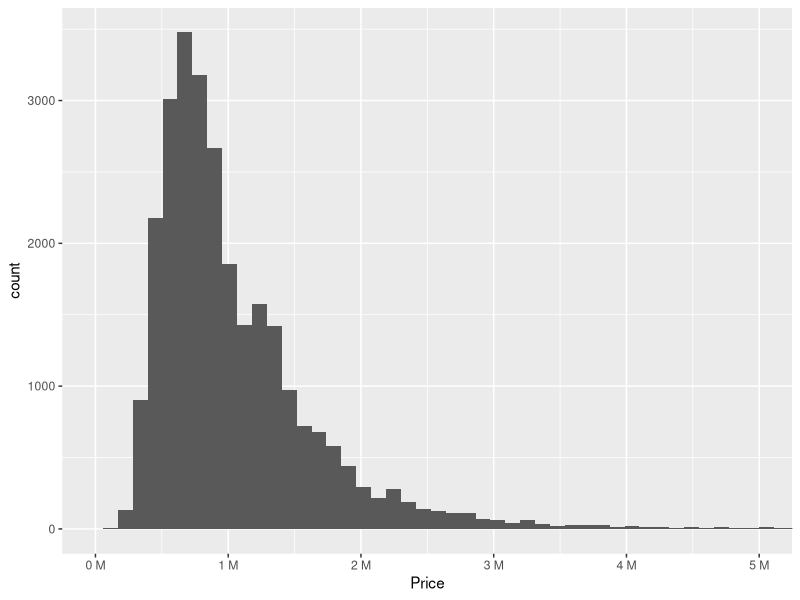
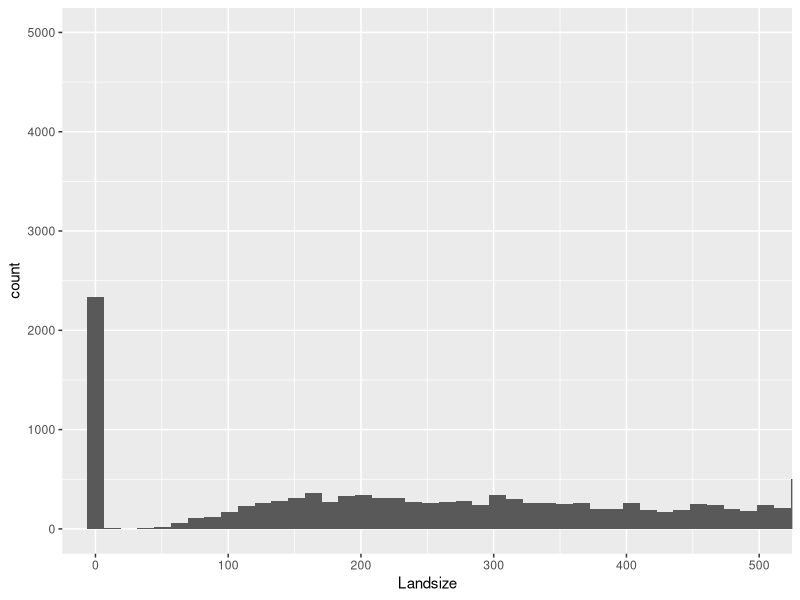
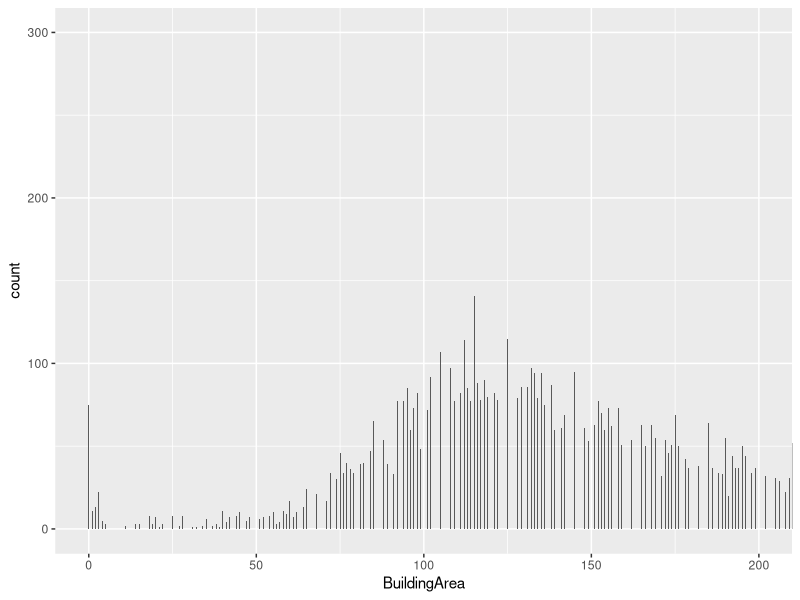
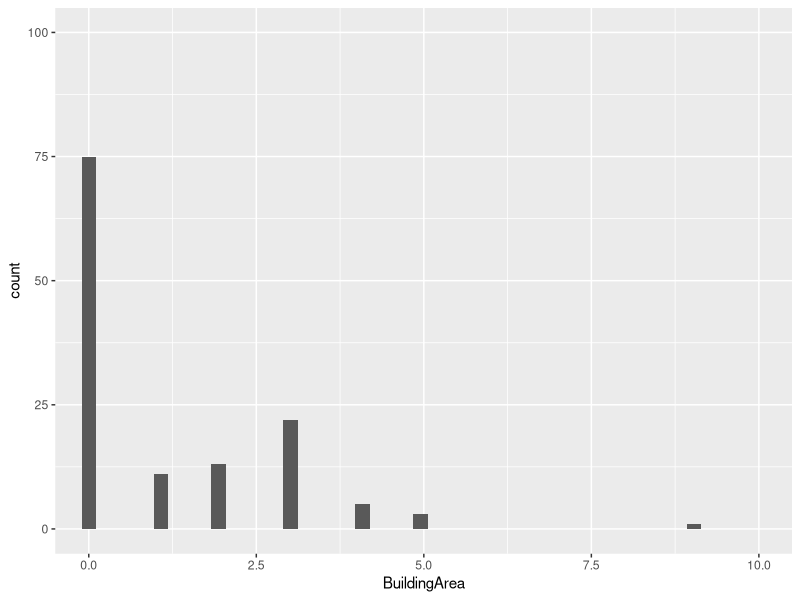
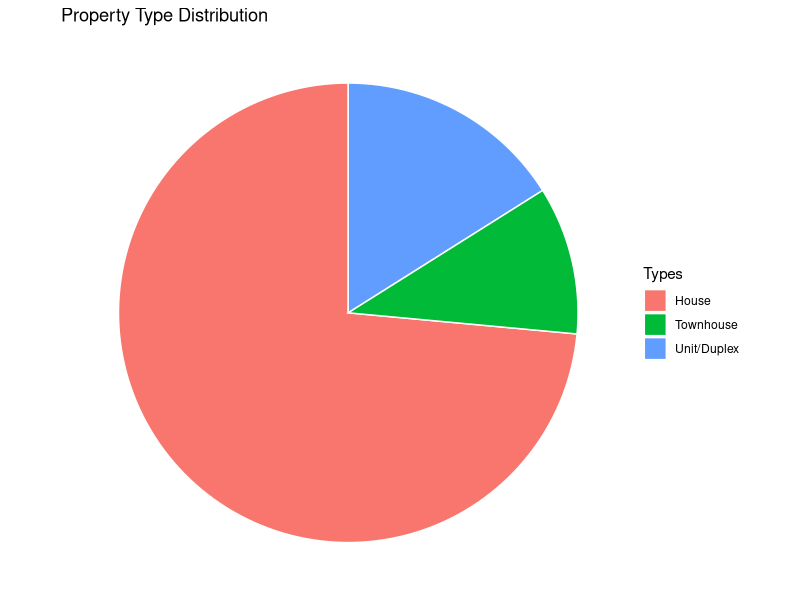
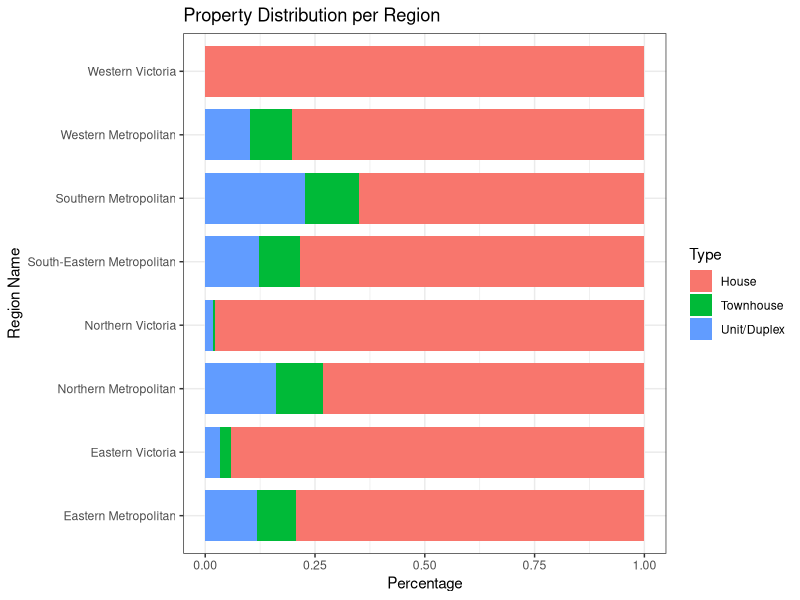
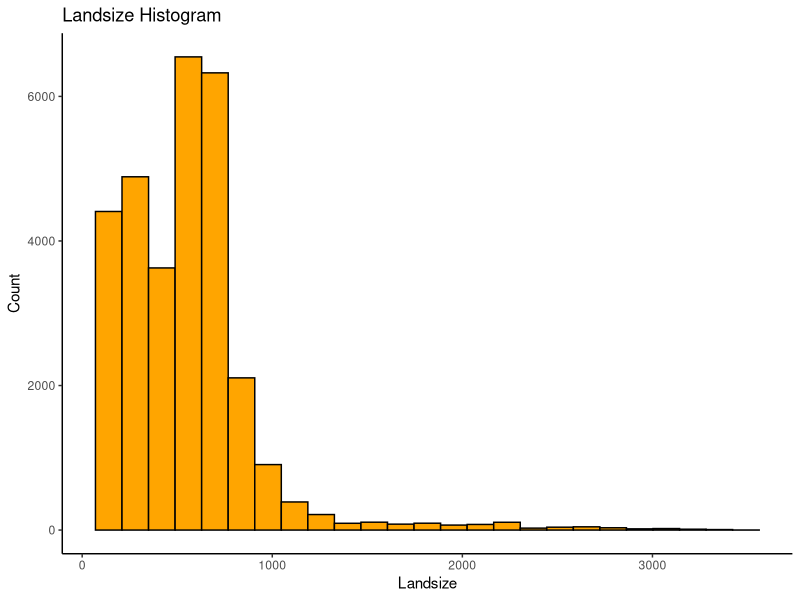
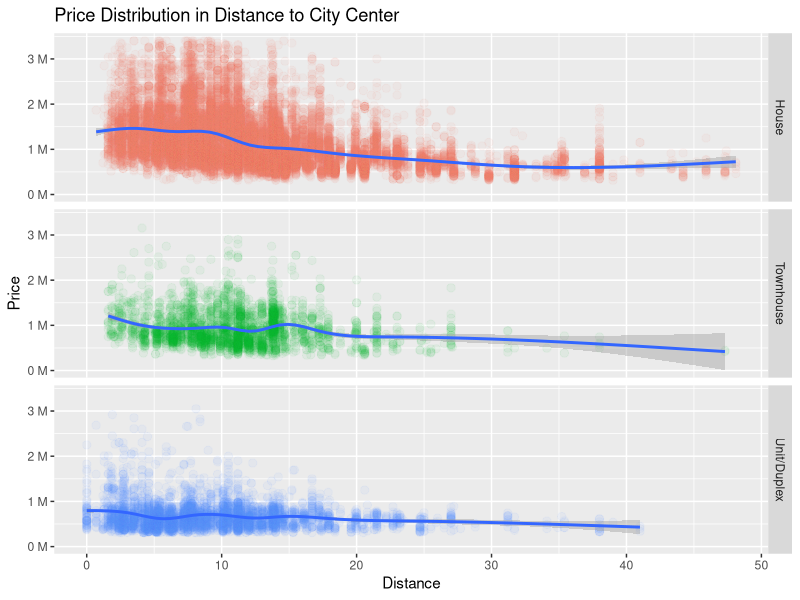

These charts were generated, in order, by the following R code: (Note: this script raises an error after producing the figures.)
## ---- chunk 1
housing_dataset <- read.csv("melbourne_data.csv",
                            stringsAsFactors = FALSE, na.strings = "#N/A")
## ---- chunk 2
str(housing_dataset)
## ---- chunk 3
housing_dataset$X <- NULL
## ---- chunk 4
housing_dataset$Date <- as.Date(housing_dataset$Date, format = "%d/%m/%Y")
## ---- chunk 5
str(housing_dataset$Date)
summary(housing_dataset$Date)
## ---- chunk 6
housing_dataset$Type[housing_dataset$Type == "h"] <- "House"
housing_dataset$Type[housing_dataset$Type == "u"] <- "Unit/Duplex"
housing_dataset$Type[housing_dataset$Type == "t"] <- "Townhouse"
housing_dataset$Type <- factor(housing_dataset$Type)
## ---- chunk 7
levels(factor(housing_dataset$Type))
str(housing_dataset$Type)
summary(housing_dataset$Type)
## ---- chunk 8
housing_dataset$Price <- as.integer(housing_dataset$Price)
## ---- chunk 9
str(housing_dataset$Price)
summary(housing_dataset$Price)
## ---- chunk 10
housing_dataset$Landsize <- as.integer(housing_dataset$Landsize)
housing_dataset$BuildingArea <- as.integer(housing_dataset$BuildingArea)
## ---- chunk 11
str(housing_dataset$Landsize)
summary(housing_dataset$Landsize)
## ---- chunk 12
str(housing_dataset$BuildingArea)
summary(housing_dataset$BuildingArea)
## ---- chunk 13
housing_dataset$Rooms <- as.integer(housing_dataset$Rooms)
housing_dataset$Bathroom <- as.integer(housing_dataset$Bathroom)
housing_dataset$Car <- as.integer(housing_dataset$Car)
## ---- chunk 14
str(housing_dataset$Rooms)
summary(housing_dataset$Rooms)
## ---- chunk 15
str(housing_dataset$Bathroom)
summary(housing_dataset$Bathroom)
## ---- chunk 16
str(housing_dataset$Car)
summary(housing_dataset$Car)
## ---- chunk 17
housing_dataset$YearBuilt <- as.integer(housing_dataset$YearBuilt)
## ---- chunk 18
str(housing_dataset$YearBuilt)
summary(housing_dataset$YearBuilt)
## ---- chunk 19
housing_dataset$Distance <- as.numeric(housing_dataset$Distance)
## ---- chunk 20
str(housing_dataset$Distance)
summary(housing_dataset$Distance)
## ---- chunk 21
housing_dataset$Regionname <- factor(housing_dataset$Regionname)
## ---- chunk 22
levels(factor(housing_dataset$Regionname))
str(housing_dataset$Regionname)
summary(housing_dataset$Regionname)
## ---- chunk 23
housing_dataset$Propertycount <- factor(housing_dataset$Propertycount)
## ---- chunk 24
levels(factor(housing_dataset$Propertycount))
## ---- chunk 25
str(housing_dataset$Propertycount)
summary(housing_dataset$Propertycount)
## ---- chunk 26
housing_dataset[is.na(housing_dataset$Distance), ]
housing_dataset[is.na(housing_dataset$Regionname), ]
housing_dataset[is.na(housing_dataset$Propertycount), ]
## ---- chunk 27
summary(housing_dataset$Regionname[housing_dataset$Distance == 5.1])
## ---- chunk 28
housing_dataset[18524, "Regionname"] <- "Western Metropolitan"
## ---- chunk 29
summary(housing_dataset$Regionname[housing_dataset$Distance == 7.7])
## ---- chunk 30
housing_dataset[26889, "Regionname"] <- "Southern Metropolitan"
## ---- chunk 31
summary(housing_dataset$Propertycount[housing_dataset$Distance == 5.1 &
                                      housing_dataset$Regionname == "Western Metropolitan"])
## ---- chunk 32
housing_dataset[18524, "Price"]
## ---- chunk 33
summary(housing_dataset$Price[housing_dataset$Distance == 5.1 &
                              housing_dataset$Regionname == "Western Metropolitan" &
                              housing_dataset$Propertycount == 7570])
## ---- chunk 34
summary(housing_dataset$Price[housing_dataset$Distance == 5.1 &
                              housing_dataset$Regionname == "Western Metropolitan" &
                              housing_dataset$Propertycount == 2417])
## ---- chunk 35
housing_dataset[18524, "Propertycount"] <- 7570
## ---- chunk 36
summary(housing_dataset$Propertycount[housing_dataset$Distance == 7.7 &
                                      housing_dataset$Regionname == "Southern Metropolitan"])
## ---- chunk 37
housing_dataset[26889, "Price"]
## ---- chunk 38
summary(housing_dataset$Price[housing_dataset$Distance == 7.7 &
                              housing_dataset$Regionname == "Southern Metropolitan" &
                              housing_dataset$Propertycount == 8920])
## ---- chunk 39
summary(housing_dataset$Price[housing_dataset$Distance == 7.7 &
                              housing_dataset$Regionname == "Southern Metropolitan" &
                              housing_dataset$Propertycount == 8989])
## ---- chunk 40
housing_dataset[26889, "Propertycount"] <- 8989
## ---- chunk 41
housing_dataset[29484, ]
## ---- chunk 42
housing_dataset <- housing_dataset[-c(29484), ]
## ---- chunk 43
summary(housing_dataset)
## ---- chunk 44
quantile(housing_dataset$Price, 0.99, na.rm = TRUE)
quantile(housing_dataset$Price, 0.01, na.rm = TRUE)
## ---- chunk 45
library(ggplot2)
library(scales)
## ---- chunk 46
ggplot(data = housing_dataset, aes(x = Price)) +
  geom_histogram(bins = 100) +
  coord_cartesian(xlim = c(0, 5000000)) +
  scale_x_continuous(labels = unit_format(unit = "M", scale = 1e-6))
## ---- chunk 47
housing_dataset <- housing_dataset[(housing_dataset$Price <= quantile(housing_dataset$Price, 0.99, na.rm = TRUE) |
                                    is.na(housing_dataset$Price)), ]
housing_dataset <- housing_dataset[(housing_dataset$Price >= quantile(housing_dataset$Price, 0.01, na.rm = TRUE) |
                                    is.na(housing_dataset$Price)), ]
## ---- chunk 48
quantile(housing_dataset$Landsize, 0.99, na.rm = TRUE)
quantile(housing_dataset$Landsize, 0.01, na.rm = TRUE)
## ---- chunk 49
ggplot(data = housing_dataset, aes(x = Landsize)) +
  geom_histogram(bins = nrow(housing_dataset)) +
  coord_cartesian(xlim = c(0, 500), ylim = c(0, 5000))
## ---- chunk 50
housing_dataset <- housing_dataset[housing_dataset$Landsize > 0 | is.na(housing_dataset$Landsize), ]
## ---- chunk 51
quantile(housing_dataset$Landsize, 0.99, na.rm = TRUE)
quantile(housing_dataset$Landsize, 0.01, na.rm = TRUE)
## ---- chunk 52
housing_dataset <- housing_dataset[(housing_dataset$Landsize < quantile(housing_dataset$Landsize, 0.99, na.rm = TRUE) |
                                    is.na(housing_dataset$Landsize)), ]
housing_dataset <- housing_dataset[(housing_dataset$Landsize > quantile(housing_dataset$Landsize, 0.01, na.rm = TRUE) |
                                    is.na(housing_dataset$Landsize)), ]
## ---- chunk 53
quantile(housing_dataset$BuildingArea, 0.99, na.rm = TRUE)
quantile(housing_dataset$BuildingArea, 0.01, na.rm = TRUE)
## ---- chunk 54
ggplot(data = housing_dataset, aes(x = BuildingArea)) +
  geom_histogram(bins = nrow(housing_dataset)) +
  coord_cartesian(xlim = c(0, 200), ylim = c(0, 300))
## ---- chunk 55
ggplot(data = housing_dataset, aes(x = BuildingArea)) +
  geom_histogram(bins = nrow(housing_dataset)) +
  coord_cartesian(xlim = c(0, 10), ylim = c(0, 100))
## ---- chunk 56
housing_dataset <- housing_dataset[housing_dataset$BuildingArea > 5 | is.na(housing_dataset$BuildingArea), ]
## ---- chunk 57
quantile(housing_dataset$BuildingArea, 0.99, na.rm = TRUE)
quantile(housing_dataset$BuildingArea, 0.01, na.rm = TRUE)
## ---- chunk 58
housing_dataset <- housing_dataset[(housing_dataset$BuildingArea < quantile(housing_dataset$BuildingArea, 0.99, na.rm = TRUE) |
                                    is.na(housing_dataset$BuildingArea)), ]
housing_dataset <- housing_dataset[(housing_dataset$BuildingArea > quantile(housing_dataset$BuildingArea, 0.01, na.rm = TRUE) |
                                    is.na(housing_dataset$BuildingArea)), ]
## ---- chunk 59
housing_dataset <- housing_dataset[housing_dataset$BuildingArea < housing_dataset$Landsize |
                                  is.na(housing_dataset$BuildingArea) |
                                  is.na(housing_dataset$Landsize), ]
## ---- chunk 60
quantile(housing_dataset$Rooms, 0.99, na.rm = TRUE)
quantile(housing_dataset$Rooms, 0.01, na.rm = TRUE)
## ---- chunk 61
housing_dataset <- housing_dataset[housing_dataset$Rooms <= quantile(housing_dataset$Rooms, 0.99, na.rm = TRUE), ]
housing_dataset <- housing_dataset[housing_dataset$Rooms >= quantile(housing_dataset$Rooms, 0.01, na.rm = TRUE), ]
## ---- chunk 62
quantile(housing_dataset$Bathroom, 0.99, na.rm = TRUE)
quantile(housing_dataset$Bathroom, 0.01, na.rm = TRUE)
## ---- chunk 63
housing_dataset <- housing_dataset[(housing_dataset$Bathroom <= quantile(housing_dataset$Bathroom, 0.99, na.rm = TRUE) | is.na(housing_dataset$Bathroom)), ]
housing_dataset <- housing_dataset[(housing_dataset$Bathroom >= quantile(housing_dataset$Bathroom, 0.01, na.rm = TRUE) | is.na(housing_dataset$Bathroom)), ]
## ---- chunk 64
quantile(housing_dataset$Car, 0.99, na.rm = TRUE)
quantile(housing_dataset$Car, 0.01, na.rm = TRUE)
## ---- chunk 65
housing_dataset <- housing_dataset[(housing_dataset$Car <= quantile(housing_dataset$Car, 0.99, na.rm = TRUE) |
                                  is.na(housing_dataset$Car)), ]
housing_dataset <- housing_dataset[(housing_dataset$Car >= quantile(housing_dataset$Car, 0.01, na.rm = TRUE) |
                                  is.na(housing_dataset$Car)), ]
## ---- chunk 66
quantile(housing_dataset$YearBuilt, 0.99, na.rm = TRUE)
quantile(housing_dataset$YearBuilt, 0.01, na.rm = TRUE)
## ---- chunk 67
housing_dataset <- housing_dataset[(housing_dataset$YearBuilt <= quantile(housing_dataset$YearBuilt, 0.99, na.rm = TRUE) |
                                  is.na(housing_dataset$YearBuilt)), ]
housing_dataset <- housing_dataset[(housing_dataset$YearBuilt >= quantile(housing_dataset$YearBuilt, 0.01, na.rm = TRUE) |
                                  is.na(housing_dataset$YearBuilt)), ]
## ---- chunk 68
summary(housing_dataset)
## ---- chunk 69
library(mice)
init <- mice(housing_dataset, maxit = 0)
## ---- chunk 70
meth <- init$method
meth
## ---- chunk 71
meth[c("YearBuilt", "BuildingArea")] <- ""
## ---- chunk 72
pred_m <- quickpred(housing_dataset, mincor = 0.2)
pred_m
## ---- chunk 73
pred_m[, c("Date", "YearBuilt", "BuildingArea")] <- 0
## ---- chunk 74
imp <- mice(data = housing_dataset, method = meth, predictorMatrix = pred_m)
housing_dataset <- complete(imp)
## ---- chunk 75
housing_dataset$BuildingArea <- NULL
housing_dataset$YearBuilt <- NULL
summary(housing_dataset)
## ---- chunk 76
summary(housing_dataset)
## ---- chunk 77
house_percentage <- nrow(housing_dataset[housing_dataset$Type == "House", ]) / nrow(housing_dataset)
ud_percentage <- nrow(housing_dataset[housing_dataset$Type == "Unit/Duplex", ]) / nrow(housing_dataset)
townhouse_percentage <- nrow(housing_dataset[housing_dataset$Type == "Townhouse", ]) / nrow(housing_dataset)

pie_slices <- c(house_percentage, ud_percentage, townhouse_percentage)
pie_labels <- c("House", "Unit/Duplex", "Townhouse")
piechart_data <- data.frame(pie_labels, pie_slices)

ggplot(data = piechart_data, aes(x = "", y = pie_slices, fill = pie_labels)) +
  geom_bar(stat = "identity", width = 1, color = "white") +
  coord_polar("y", start = 0) +
  theme_void() +
  labs(title = "Property Type Distribution") +
  labs(fill = "Types")
## ---- chunk 78
ggplot(data = housing_dataset, aes(y = Regionname, fill = Type)) +
  geom_bar(position = "fill", width = 0.8) +
  theme_bw() +
  labs(title = "Property Distribution per Region") +
  labs(x = "Percentage") + labs(y = "Region Name")
## ---- chunk 79
ggplot(data = housing_dataset, aes(x = Landsize)) +
  geom_histogram(color = "black", bins = 25, fill = "orange") +
  theme_classic() +
  labs(title = "Landsize Histogram") + labs(y = "Count")
## ---- chunk 80
ggplot(data = housing_dataset, aes(x = Distance, y = Price)) + geom_point(aes(color = Type), size = 2.5, alpha = 0.05) +
  facet_grid(rows = housing_dataset$Type) +
  scale_y_continuous(labels = unit_format(unit = "M", scale = 1e-6)) +
  geom_smooth(method = "gam", formula = y ~ s(x, bs = "cs")) +
  theme(legend.position = "none") +
  labs(title = "Price Distribution in Distance to City Center")
## ---- chunk 81
ggplot(data = housing_dataset, aes(x = Price)) +
  geom_histogram(color = "black", bins = 25, fill = "beige") +
  geom_vline(xintercept = round(mean(housing_dataset$Price)), color = "cyan3", linewidth = 1) +
  geom_vline(xintercept = round(median(housing_dataset$Price)), color = "purple", linewidth = 1) +
  geom_vline(xintercept = round(mean(housing_dataset$Price) + sd(housing_dataset$Price)), color = "darkseagreen4", linewidth = 1) +
  geom_vline(xintercept = round(mean(housing_dataset$Price) - sd(housing_dataset$Price)), color = "darkseagreen4", linewidth = 1) +
  annotate(geom = "label", x = round(mean(housing_dataset$Price)), y = 4800, label = paste("ST-Dev: ±", round(sd(housing_dataset$Price))), fill = "darkseagreen4", size = 3.5) +
  annotate(geom = "label", x = round(mean(housing_dataset$Price)) + 360000, y = 3800, label = paste("Mean:", round(mean(housing_dataset$Price))), fill = "cyan3", size = 3.5) +
  annotate(geom = "label", x = round(median(housing_dataset$Price)) + 370000, y = 4300, label = paste("Median:", round(median(housing_dataset$Price))), fill = "purple", size = 3.5) +
  scale_x_continuous(breaks = round(seq(0, 5000000, by = 250000), 1), labels = unit_format(unit = "", scale = 1e-6)) +
  labs(title = "Price Histogram") + labs(y = "Count") + labs(x = "Price (Million)")
## ---- chunk 82
quantile(housing_dataset$Price, 0.25)
quantile(housing_dataset$Price, 0.75)
## ---- chunk 83
lowpriced_properties <- housing_dataset[housing_dataset$Price < quantile(housing_dataset$Price, 0.25), ]
midpriced_properties <- housing_dataset[housing_dataset$Price >= quantile(housing_dataset$Price, 0.25) &
                                       housing_dataset$Price <= quantile(housing_dataset$Price, 0.75), ]
highpriced_properties <- housing_dataset[housing_dataset$Price > quantile(housing_dataset$Price, 0.75), ]
## ---- chunk 84
summary(lowpriced_properties)
## ---- chunk 85
summary(midpriced_properties)
## ---- chunk 86
summary(highpriced_properties)
## ---- chunk 87
ggplot(data = housing_dataset, aes(x = Price, y = "")) + geom_boxplot() +
  facet_grid(rows = housing_dataset$Type) +
  scale_x_continuous(labels = unit_format(unit = "M", scale = 1e-6)) +
  labs(title = "Prices for Property Types") + labs(y = "")
## ---- chunk 88
round(cor(housing_dataset[, c("Price", "Landsize", "Rooms", "Bathroom", "Car", "Distance")]), 2)[, 1]
## ---- chunk 89
knitr::purl(input = "melbourne-housing.Rmd", output = "melbourne-housing-no-doc.R", documentation = 0)
file.rename(from = "melbourne-housing.md", to = "README.md")
